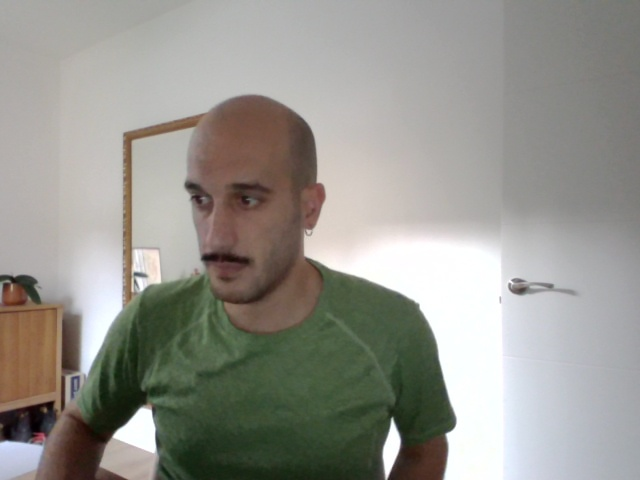
#> input picture projects/money_counter/imagenes/image_10.jpg, 640 x 480 px; its folder holds 4 pictures in this run
$ jupyter execute watershed.ipynb
#> lines starting #> are read from the running program, lines starting #| are printed output that depends on the picture; after the words box and inside, x2 and y2 are one past the last pixel; in counts of white or black regions, pixels touching at a corner belong together
[cell 1]
import os
import cv2
import numpy as np
import pandas as pd
import matplotlib.pyplot as plt
from glob import glob

## Inicio
Abrir imagen

[cell 2]
img_files = glob('imagenes/*jpg')

img_num = 1
img_n = os.path.basename(img_files[img_num]).split('.')[0]
print(img_n)

img = cv2.imread(f'imagenes/{img_n}.jpg')
#> img is the input picture: shape (480, 640, 3); mean B, G, R 142.3, 149.1, 150.3

f, ax = plt.subplots(figsize=(6, 6))
ax.imshow(cv2.cvtColor(img, cv2.COLOR_BGR2RGB))
ax.axis('off')
plt.show()

## cambiar a escala de gris y threshold

[cell 3]
gray = cv2.cvtColor(img,cv2.COLOR_BGR2GRAY)
_, thresh = cv2.threshold(gray,100,255,cv2.THRESH_BINARY_INV)
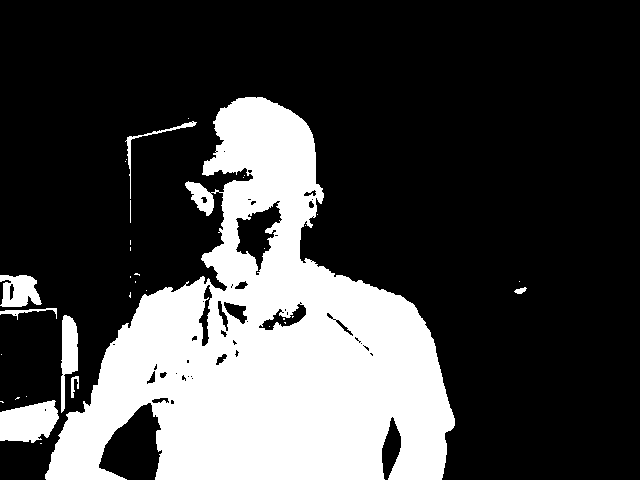
#> thresh: shape (480, 640); 26.7% white; 34 white regions (25 under 20 px), largest, box (x1, y1, x2, y2) and area: (45, 97, 455, 480) 77516, (0, 400, 59, 443) 1865, (61, 315, 78, 413) 1011

f, ax = plt.subplots(figsize=(6, 6))
ax.imshow(cv2.cvtColor(thresh, cv2.COLOR_BGR2RGB))
ax.axis('off')
plt.show()

## morphologyEx
eliminar pequeñas áreas de ruido en una imagen binaria

[cell 4]
# noise removal
kernel = np.ones((3,3),np.uint8)
opening = cv2.morphologyEx(thresh,cv2.MORPH_OPEN,kernel, iterations = 2)
#> opening: shape (480, 640); 26.2% white; 7 white regions, largest, box (x1, y1, x2, y2) and area: (45, 97, 455, 480) 76303, (0, 401, 58, 442) 1836, (2, 275, 41, 307) 893

sure_bg = cv2.dilate(opening, kernel, iterations=3)
#> sure_bg: shape (480, 640); 29.5% white; 5 white regions, box (x1, y1, x2, y2) and area: (0, 94, 458, 480) 86716, (0, 272, 44, 310) 1500, (58, 313, 81, 377) 1351, (183, 179, 217, 217) 923, (514, 286, 525, 297) 121

f, ax = plt.subplots(1,2,figsize=(10, 8))
ax[0].imshow(cv2.cvtColor(opening, cv2.COLOR_BGR2RGB))
ax[0].axis('off')
ax[1].imshow(cv2.cvtColor(sure_bg, cv2.COLOR_BGR2RGB))
ax[1].axis('off')
plt.show()
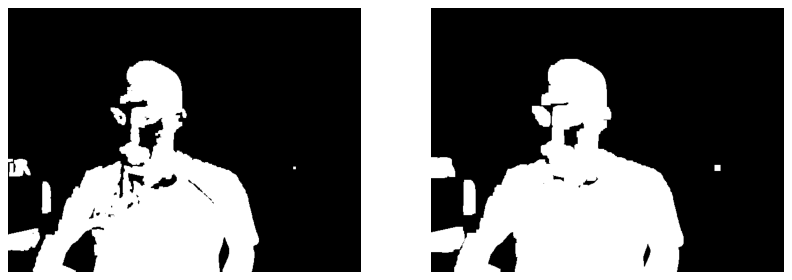
#> figure drawn by matplotlib, 2 panels

## distanceTransform
Distancia del píxel blanco más cercano a un píxel negro (contorno más cercano)

[cell 5]
dist_transform = cv2.distanceTransform(opening, cv2.DIST_L2,5)
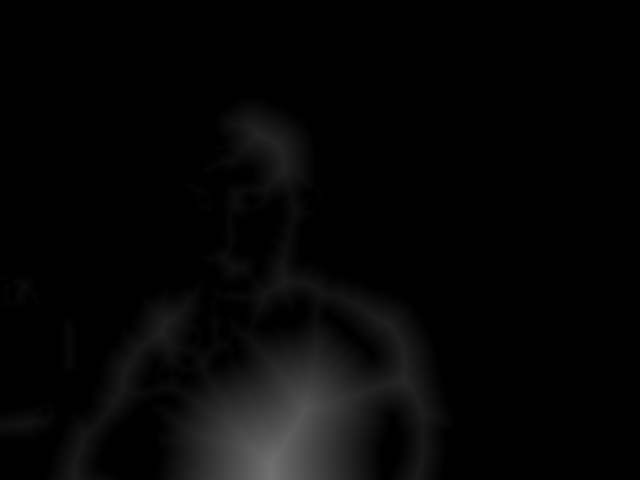
#> dist_transform: shape (480, 640) float32; min 0, max 114, mean 5.9
ret, sure_fg = cv2.threshold(dist_transform, 0.7 * dist_transform.max(), 255, 0)
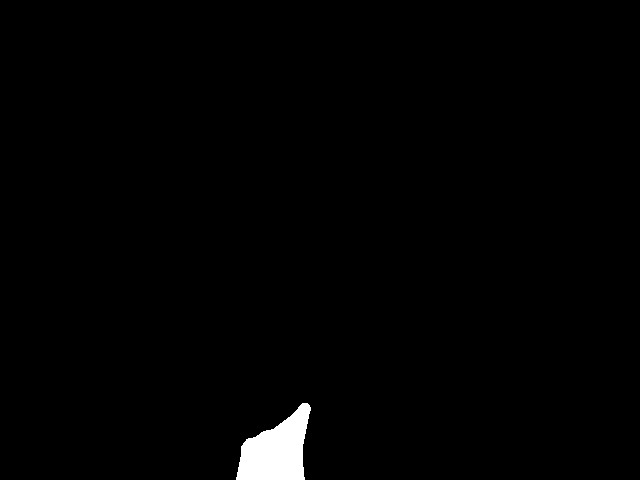
#> sure_fg: shape (480, 640) float32; 1.2% white; 1 white region, box (x1, y1, x2, y2) and area: (236, 403, 311, 480) 3580
#> ret = 79.8

f, ax = plt.subplots(figsize=(6, 6))
im = ax.imshow(dist_transform, cmap='jet')
ax.axis('off')
cbar = f.colorbar(im, fraction=.03, pad=0.04)    # Añade la barra de colores
# cbar.ax.tick_params(labelsize=0)
# cbar.set_ticks([])
plt.show()

f, ax = plt.subplots(figsize=(6, 6))
ax.imshow(sure_fg, cmap='gray')
ax.axis('off')
plt.show()

sure_fg: claramente diferenciados del fondo

sure_bg: se consideran definitivamente como fondo

unknown: no están claramente clasificadas como primer plano ni como fondo

[cell 6]
sure_fg = np.uint8(sure_fg)
unknown = cv2.subtract(sure_bg, sure_fg)
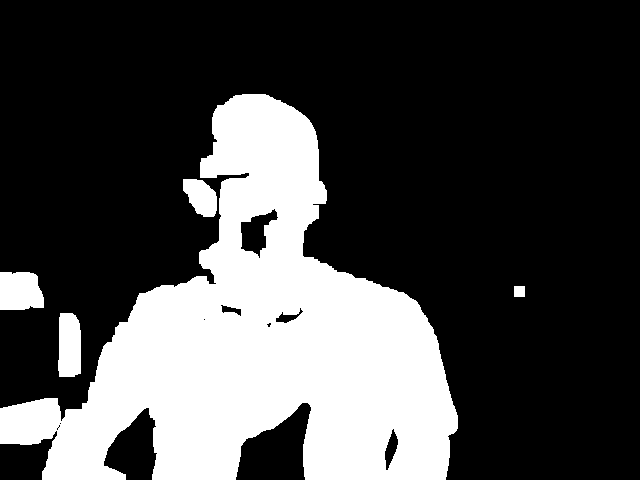
#> unknown: shape (480, 640); 28.3% white; 5 white regions, box (x1, y1, x2, y2) and area: (0, 94, 458, 480) 83136, (0, 272, 44, 310) 1500, (58, 313, 81, 377) 1351, (183, 179, 217, 217) 923, (514, 286, 525, 297) 121

f, ax = plt.subplots(1,3, figsize=(10, 6))
ax[0].imshow(sure_fg, cmap='gray')
ax[0].axis('off')
ax[0].set_title('sure_fg')
ax[1].imshow(sure_bg, cmap='gray')
ax[1].axis('off')
ax[1].set_title('sure_bg')
ax[2].imshow(unknown, cmap='gray')
ax[2].axis('off')
ax[2].set_title('unknown')
plt.show()

## connectedComponents
Identifica y etiqueta componentes conectados en una imagen binaria.

Al fondo se etiqueta como 0

[cell 7]
n_labels, labels = cv2.connectedComponents(sure_fg)
#> n_labels = 2

print(np.unique(labels))
#| [0 1]
print(n_labels)
#| 2
labels = labels+1
print(np.unique(labels))
#| [1 2]

f, ax = plt.subplots(figsize=(6, 6))
im = ax.imshow(labels, cmap='jet', interpolation='nearest')
f.colorbar(im, ax=ax, label='Label', ticks=np.arange(labels.max() + 1), fraction=.03, pad=0.04)
ax.axis('off')
plt.show()
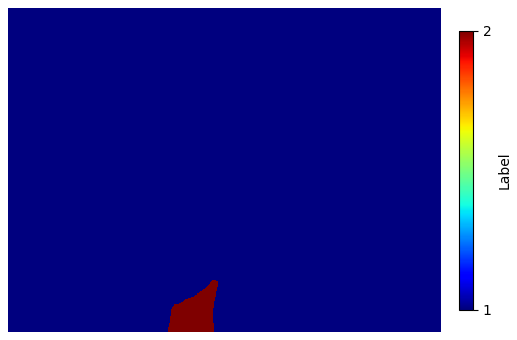
#> figure drawn by matplotlib, 2 panels

[cell 8]
labels[unknown==255] = 0
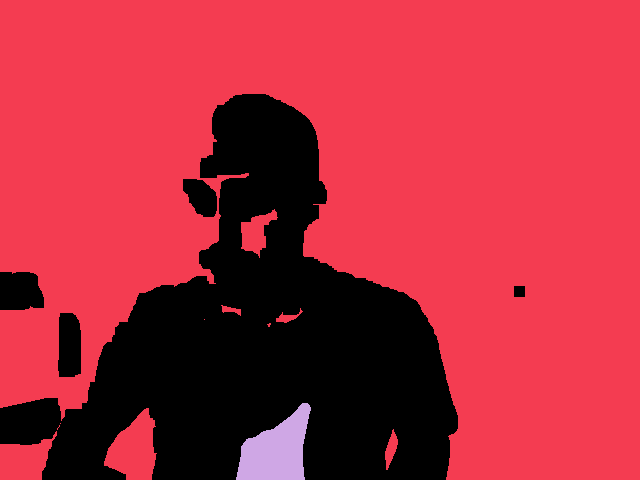
#> labels: shape (480, 640) int32; 3 distinct labels, from 0 to 2; one colour per label, 0 black

f, ax = plt.subplots(figsize=(6, 6))
im = ax.imshow(labels, cmap='jet', interpolation='nearest')
f.colorbar(im, ax=ax, label='Label', ticks=np.arange(labels.max() + 1), fraction=.03, pad=0.04)
ax.axis('off')
plt.show()
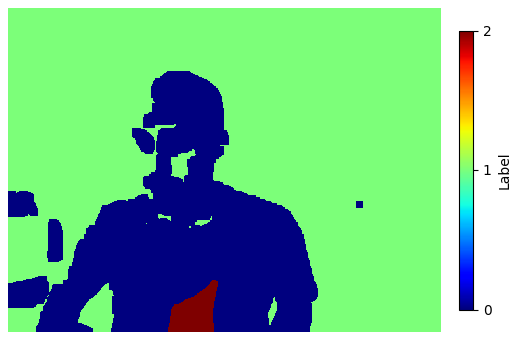
#> figure drawn by matplotlib, 2 panels

[cell 9]
# El valor -1 indica que el píxel pertenece a la línea de división o borde entre diferentes regiones
# intenta encontrar "líneas de división" (o "bordes") en la imagen
labels = cv2.watershed(img, labels)
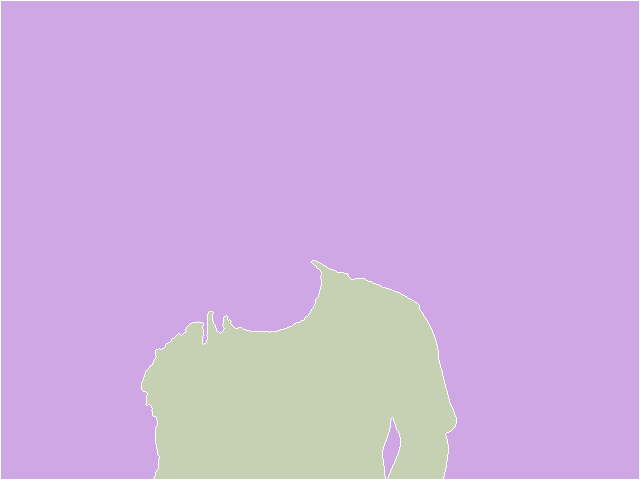
#> labels: shape (480, 640) int32; 3 distinct labels, from -1 to 2; one colour per label, 0 black, -1 white

print(np.unique(labels))
#| [-1  1  2]

f, ax = plt.subplots(figsize=(6, 6))
ax.imshow(labels, cmap='jet', interpolation='nearest')
ax.axis('off')
plt.show()

## Resultado

[cell 10]
img[labels==-1] = [255, 0, 0]
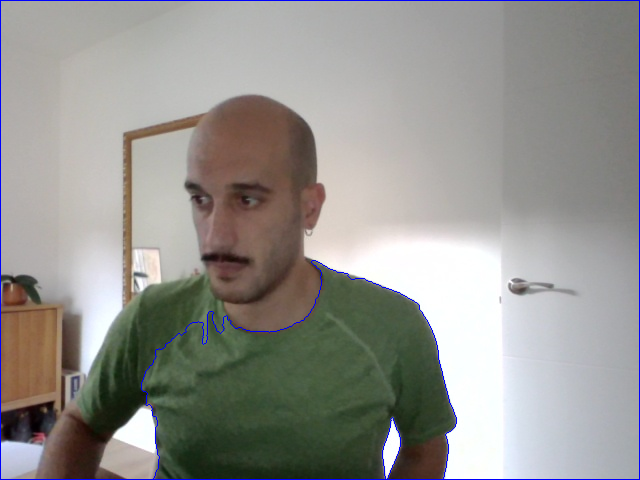
#> img: shape (480, 640, 3); 1% of pixels changed, all inside (x1, y1, x2, y2) = (0, 0, 640, 480)
f, ax = plt.subplots(figsize=(6, 6))
ax.imshow(img)
ax.axis('off')
plt.show()
